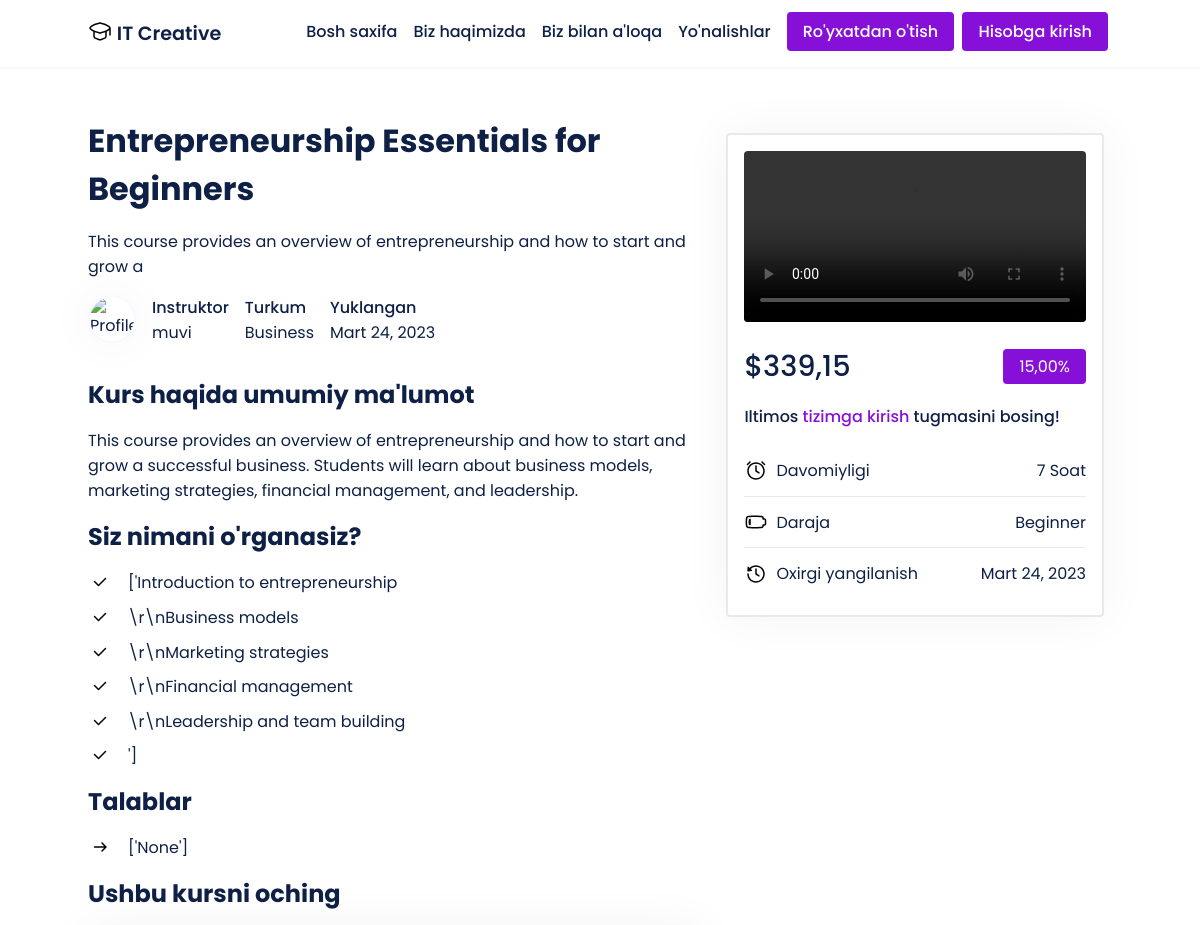
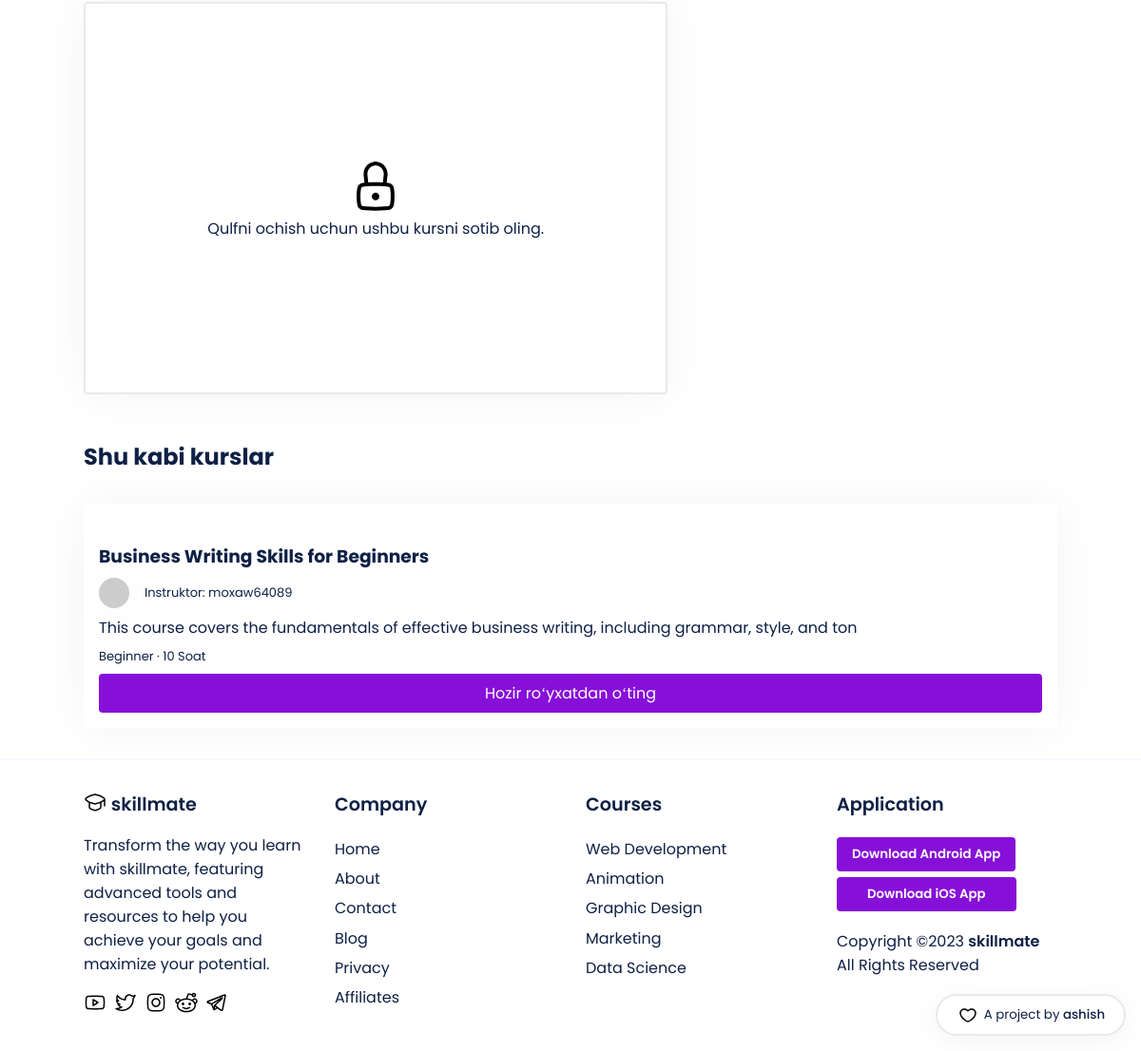
Screenshot of /muvi/course/entrepreneurship-essentials-for-beginners/ with the database file from the repository (2 pictures, top to bottom).
### main/models.py (models this page shows, shortened)
class Course(models.Model):
    LEVEL_CHOICES = [
        ('Beginner', 'Beginner'),
        ('Intermediate', 'Intermediate'),
        ('Advanced', 'Advanced')
    ]
    id = models.AutoField(primary_key=True)
    title = models.CharField(max_length=255)
    slug = models.SlugField(unique=True)
    description = models.TextField()
    thumbnail = CloudinaryField('thumbnail')
    featured_video = CloudinaryField('featured_video')
    instructor = models.ForeignKey(User, on_delete=models.CASCADE, related_name='courses', default=None)
    created_at = models.DateTimeField(auto_now_add=True)
    updated_at = models.DateTimeField(auto_now=True)
    level = models.CharField(max_length=20, choices=LEVEL_CHOICES, default='Beginner')
    duration = models.CharField(max_length=10, default='0')
    category = models.CharField(max_length=255, default="uncategorized")
    price = models.DecimalField(max_digits=8, decimal_places=2, default=0.00)
    discount = models.DecimalField(max_digits=5, decimal_places=2, default=0.00)
    requirements = models.TextField(help_text='Enter the requirements for the course, separated by a comma.', default='')
    content = models.TextField(help_text='Enter the course content, separated by a comma.', default='')
    lesson_title = models.CharField(max_length=255, default='Lesson')
    lesson_video = CloudinaryField('lesson_video', null=True)
    students = models.ManyToManyField(User, related_name='enrolled_courses', blank=True)
    def get_requirements_list(self):
        return self.requirements.split(',')
    def get_content_list(self):
        return self.content.split(',')

### main/views.py (the view, shortened to what this page needs)
# urls.py: path('<str:instructor>/course/<slug:slug>/', views.course_details, name='course_details'),
def course_details(request, instructor, slug):
    instructor_obj = get_object_or_404(User, username=instructor)
    course = get_object_or_404(Course, slug=slug, instructor=instructor_obj)
    category_courses = Course.objects.filter(category__iexact=course.category).exclude(id=course.id)[:3]
    enrolled = False
    if request.user.is_authenticated:
        enrolled = course.students.filter(id=request.user.id).exists()
    context = {
        'course': course,
        'enrolled': enrolled,
        'category_courses': category_courses
    }
    return render(request, 'course.html', context)

### templates/course.html (shortened to what this page needs)
{% extends 'base.html' %}
{% load static %}
{% block content %}
<section class="">
<div class='course-page'>
  <div class='container'>
    <div class='course-grid'>
      <div class='course-main'>
        <h1 style='font-size: 2rem;'>{{ course.title }}</h1>
        <div>
          <p>{{ course.description|slice:":80" }}</p>
        </div>
        <div class='course-meta'>
          {% if course.instructor.socialaccount_set.all %}
  {% with socialaccount=course.instructor.socialaccount_set.all|first %}
    {% if socialaccount.get_avatar_url %}
      <img src="{{ socialaccount.get_avatar_url }}" alt="Profile Image">
    {% else %}
      <img src="https://api.dicebear.com/5.x/shapes/svg?seed={{course.instructor}}" alt="Standart profil rasmi">
    {% endif %}
  {% endwith %}
{% else %}
  <img src="https://api.dicebear.com/5.x/shapes/svg?seed={{course.instructor}}" alt="Standart profil rasmi">
{% endif %}
          <p>
            <span style='font-weight: 500;'>
              Instruktor
            </span>
            <span>
              {{course.instructor}}
            </span>
          </p>
          <p>
            <span style='font-weight: 500;'>
              Turkum
            </span>
            <span>
              {{course.category}}
            </span>
          </p>
          <p>
            <span style='font-weight: 500;'>
              Yuklangan
            </span>
            <span>
              {{course.created_at|date:"F d, Y"}}
            </span>
          </p>
        </div>
        <div style='margin-top: 2rem;'>
          <h2>Kurs haqida umumiy ma'lumot</h2>
          <p style='margin: 1rem 0'>{{course.description}}</p>
        </div>
        <div style=''>
          <h2>Siz nimani o'rganasiz?</h2>
          <ul style='list-style: none; margin-top: 1rem;'>
            {% for item in course.get_content_list %}
            <li style='display: flex; column-gap: 1rem; margin: .6rem 0;'>
              {{ item }}
            </li>
            {% endfor %}
          </ul>
        </div>
        <div style=''>
          <h2>Talablar</h2>
          <ul style='list-style: none; margin-top: 1rem;'>
            {% for requirement in course.get_requirements_list %}
              <li style='display: flex; column-gap: 1rem; margin: .6rem 0;'>
                {{ requirement }}
              </li>
            {% endfor %}
          </ul>
        </div>
        <div class='course-unlocked'>
          {% if enrolled %}
          <h2 id='start-learning'>O'rganishni boshlang</h2>
          <div class='access-course'>
            <video controls>
              <source src="{{ course.lesson_video.url }}" type="{{ course.lesson_video.mime_type }}">
              Brauzeringiz video tegini qo'llab-quvvatlamaydi.
            </video>
            <p style='margin-top: 1rem; font-weight: 600;'>{{course.lesson_title}}</p>
          </div>
          {% else %}
          <h2>Ushbu kursni oching</h2>
         <div class='course-lock'>
          <p>Qulfni ochish uchun ushbu kursni sotib oling.</p>
        </div>
          {% endif %}
        </div>
      </div>
      <div class='course-details'>
        <div class='details'>
          <div>
          <video controls controlsList="nodownload" poster='{{course.thumbnail.url}}'>
            <source src="{{ course.featured_video.url }}" type="{{ course.featured_video.mime_type }}">
          </video>
        </div>
        <div style='display: flex; justify-content: space-between; align-items: center;'>
        <div style='display: inline-flex; gap: .8rem; align-items: center;'>
          <p class='course-price'>${{course.price}}</p>
        </div>
        <div>
          <p style='background-color: #8710d8; padding: .3rem 1rem; border-radius: 4px; color: #fff;' class=''>{{course.discount}}%</p>
        </div>
      </div>
      {% if enrolled %}
      <a class='btn' href="#start-learning" style='display: block; text-align: center; width: 100%'>Kursga kirish</a>
      {% else %}
      {% if user.is_authenticated %}
      <form method="post" action="{% url 'course_details' instructor=course.instructor.username slug=course.slug %}">
      {% csrf_token %}
      <button type="submit" style='width: 100%'>Ushbu kursga yoziling</button>
      </form>
      {% else %}
      <p style='font-weight: 500'> Iltimos <a style='color: #8710d8' href="/accounts/login">tizimga kirish</a> tugmasini bosing!</p>
      {% endif %}
      {% endif %}
      <div>
        <ul>
          <li>
            <span style='display: inline-flex; column-gap: .5rem; align-items: center;'>
              Davomiyligi
            </span>
            <span>{{course.duration}} Soat</span>
          </li>
          <li>
            <span style='display: inline-flex; column-gap: .5rem; align-items: center;'>
              Daraja
            </span>
            <span>{{course.level}}</span>
          </li>
          <li>
            <span style='display: inline-flex; column-gap: .5rem; align-items: center;'>
              Oxirgi yangilanish
            </span>
            <span>{{course.updated_at|date:"F d, Y"}}</span>
          </li>
        </ul>
      </div>
        </div>
      </div>
    </div>
  </div>
</div>
</section>
  <div class="container home-featured-courses-content">
      <h2>Shu kabi kurslar</h2>
        {% if category_courses %}
        <div class="courses">
          {% for course in category_courses %}
  <div class="course">
  <div class="course-thumbnail">
  </div>
  <div class="course-details">
      <a href="{% url 'course_details' instructor=course.instructor slug=course.slug %}"><h3>{{ course.title|slice:":80" }}</h3></a>
      <p style="display: inline-flex; column-gap: 1rem; justify-content: center; align-items: center;" class="instructor">
          <img class="instructor-img" src="https://api.dicebear.com/5.x/shapes/svg?seed={{ course.instructor }}">
          Instruktor: {{ course.instructor }}
      </p>
      <p class="course-desc">{{ course.description|slice:":100" }}</p>
      <p class="course-lvl-time">
          {{ course.level }} &middot; {{ course.duration }} Soat
      </p>
      <a href="{% url 'course_details' instructor=course.instructor slug=course.slug %}" class="btn enroll-btn">Hozir roʻyxatdan oʻting</a>
  </div>
  </div>
  {% endfor %}
        {% else %}
          <div class="col-md-12">
            <p style='margin: 2rem 0;'>Ushbu turkumda hech qanday kurs topilmadi.</p>
          </div>
        {% endif %}
      </div>
{% endblock content %}

### static/css/style.css (style rules this page uses)
* { font-family: 'Poppins'; margin: 0; padding: 0; box-sizing: border-box; scroll-behavior: smooth; scroll-padding-top: 2rem; }
body { color: #0e2045; background: #fff; display: flex; flex-direction: column; min-height: 100vh; }
img { width: 100%; }
section { padding: 3rem 0 2rem; }
a { text-decoration: none; color: #0e2045; }
.btn { background-color: #8710d8; border-radius: 4px; padding: .5rem 1rem; border: none; color: #fff; transition: transform .2s ease-in-out; }
.container { max-width: 1024px; margin: auto; width: 100%; }
.courses { display: grid; grid-template-columns: repeat(auto-fit, minmax(calc(33.33% - 2rem), 1fr)); grid-gap: 2rem; padding: 2rem 0; }
.course { background-color: #fff; color: #0e2045; box-shadow: 0 0 50px rgba(0, 0, 0, 0.05); border-radius: 4px; position: relative; }
.course img { max-width: 100%; padding: 0; border-top-right-radius: 4px; border-top-left-radius: 4px; }
.course-details { padding: 1rem; }
.course-details .instructor-img { height: 2rem; width: 2rem; border-radius: 50%; box-shadow: 0 0 50px rgba(0, 0, 0, 0.05); }
.course-details .instructor, .course-details .course-lvl-time { margin: .5rem 0; font-size: small; }
.course-details .enroll-btn { display: block; width: 100%; text-align: center; }
.course-grid { display: grid; grid-template-columns: 60% 40%; column-gap: .5rem; }
.course-main div { margin: 1rem 0; }
.course-meta { display: flex; gap: 1rem; }
.course-meta p span { display: block; }
.course-meta img { width: 3rem; height: 3rem; border-radius: 50%; border: 2px solid #f8f8ff; box-shadow: 0 0 50px rgba(0, 0, 0, 0.05); }
.details { background-color: #fff; border-radius: 4px; border: 2px solid #e7e9eb; box-shadow: 0 0 50px rgba(0, 0, 0, 0.05); padding: 1rem; }
.course-details video { width: 100%; border-radius: 4px; }
.course-price { margin: 1rem 0; font-size: 1.8rem; font-weight: 500; }
.details ul { margin-top: 1rem; }
.details li { display: flex; justify-content: space-between; padding: .8rem 0; }
.details li:nth-child(1) { border-bottom: 1px solid #e7e9eb; }
.details li:nth-child(2) { border-bottom: 1px solid #e7e9eb; }
.course-lock { background-color: #fff; border-radius: 4px; border: 2px solid #e7e9eb; box-shadow: 0 0 50px rgba(0, 0, 0, 0.05); padding: 10rem 1rem; display: flex; flex-direction: column; justify-content: center; align-items: center; }

### rows the page displays
Course: title "Entrepreneurship Essentials for Beginners", description "This course provides an overview of entrepreneurship and how to start and grow a", instructor "muvi", category "Business", created_at "Mart 24, 2023", description "This course provides an overview of entrepreneurship and how to start and grow a successful business. Students will learn about business models, marketing strategies, financial management, and leadership.", get_requirements_list "['None']", price "339,15", discount "15,00", duration "7", level "Beginner", updated_at "Mart 24, 2023"
Course: title "Business Writing Skills for Beginners", instructor "moxaw64089", description "This course covers the fundamentals of effective business writing, including grammar, style, and ton", level "Beginner", duration "10"

### other values shown
{{ item }} "['Introduction to entrepreneurship" "\\r\\nBusiness models" "\\r\\nMarketing strategies" "\\r\\nFinancial management" "\\r\\nLeadership and team building" "']"
